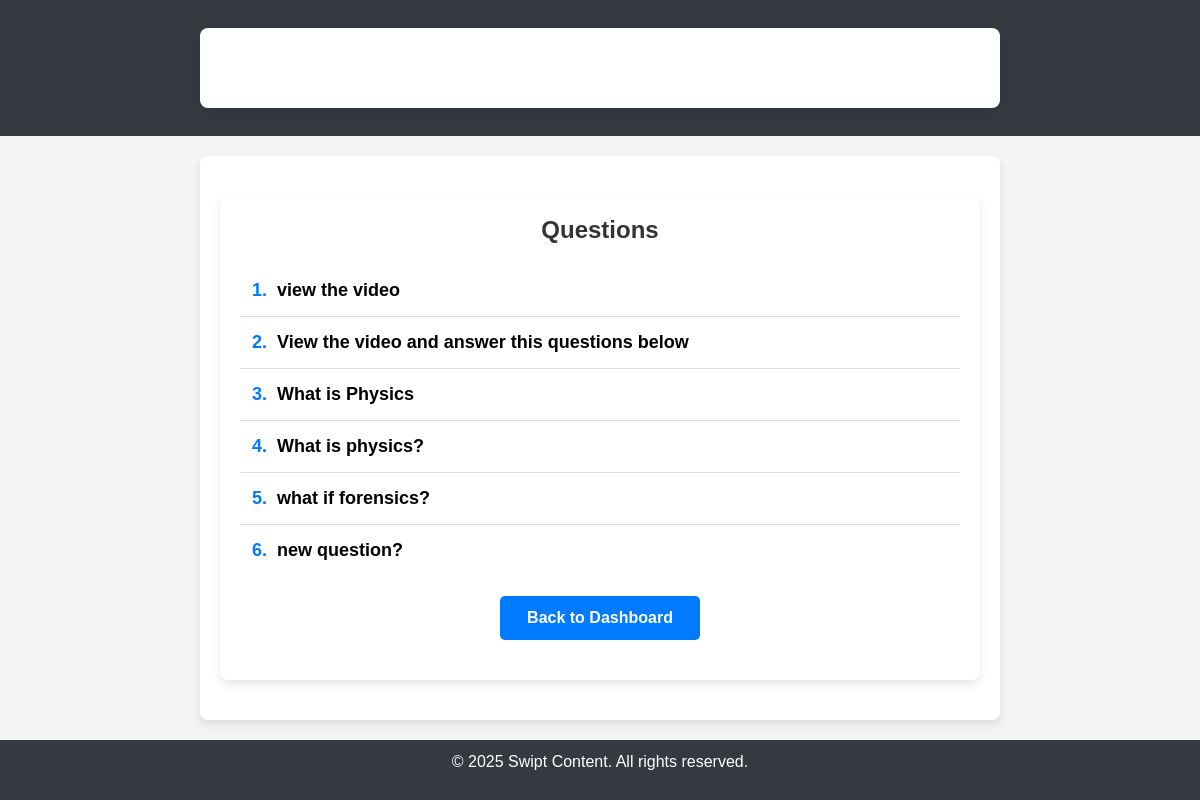
Screenshot of /questions/ with the database file from the repository.
### content/models.py (models this page shows)
class Question(models.Model):
    question_text = models.TextField()
    upload_date = models.DateTimeField(auto_now_add=True)
    def __str__(self):
        return self.question_text[:50]  # Show first 50 characters in admin panel

### content/views.py (the view)
# urls.py: path('questions/', question_list, name='question_list'),
def question_list(request):
    questions = Question.objects.all()
    return render(request, 'content/question_list.html', {'questions': questions})

### content/templates/content/question_list.html (shortened to what this page needs)
{% extends 'content/base.html' %}
{% block content %}
    <div class="container">
        <h2>Questions</h2>
        {% if questions %}
            <ul class="question-list">
                {% for question in questions %}
                    <li class="question-item">
                        <span class="question-number">{{ forloop.counter }}.</span>
                        {{ question }}
                    </li>
                {% endfor %}
            </ul>
        {% else %}
            <p class="no-questions">No questions available.</p>
        {% endif %}
        <a href="{% url 'dashboard' %}" class="back-button">Back to Dashboard</a>
    </div>
{% endblock %}

### content/templates/content/base.html (style rules this page uses)
body { font-family: 'Arial', sans-serif; background-color: #f4f4f4; }
.container { margin-top: 20px; }

### content/templates/content/question_list.html (style rules this page uses)
.container { max-width: 800px; margin: 20px auto; padding: 20px; background: #ffffff; box-shadow: 0px 4px 10px rgba(0, 0, 0, 0.1); border-radius: 8px; text-align: left; }
h2 { font-size: 24px; font-weight: bold; text-align: center; margin-bottom: 20px; color: #333; }
.question-list { list-style-type: none; padding: 0; }
.question-item { font-size: 18px; font-weight: bold; color: black; padding: 12px; border-bottom: 1px solid #ddd; display: flex; align-items: center; }
.question-item:last-child { border-bottom: none; }
.question-number { font-weight: bold; font-size: 18px; color: #007bff; margin-right: 10px; }
.back-button { display: block; width: 200px; margin: 20px auto; padding: 10px; font-size: 16px; font-weight: bold; text-align: center; text-decoration: none; background: #007bff; color: white; border-radius: 5px; transition: 0.3s ease; border: none; cursor: pointer; }

### rows the page displays
Question: question_text "view the video"
Question: question_text "View the video and answer this questions below"
Question: question_text "What is Physics"
Question: question_text "What is physics?"
Question: question_text "what if forensics?"
Question: question_text "new question?"
